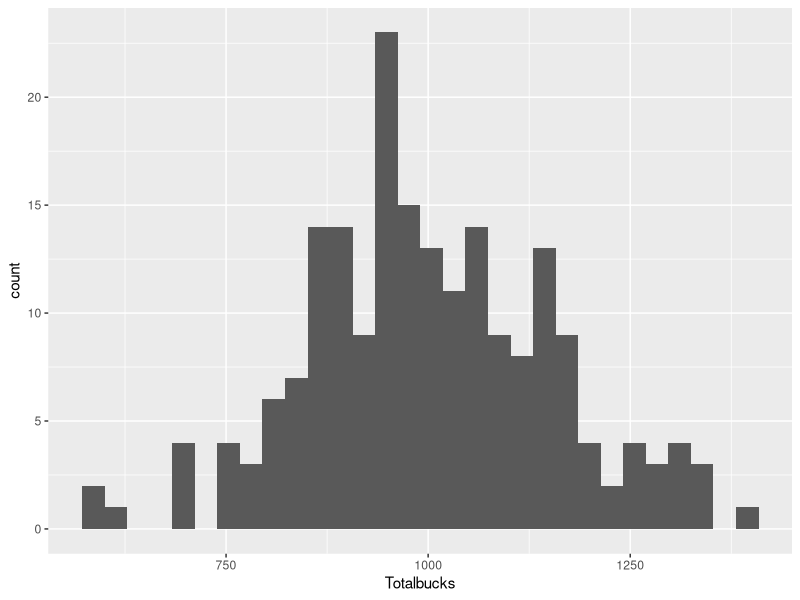

Here is the R script that generated this plot: (Note: this script raises an error after producing the figure.)
require(plyr)
require(ggplot2)

setwd('/Users/ginaschmalzle/Documents/Craig_R')

# This is the number of shoes I theoreticallyy bought 
# last year divided by the total number of shoes in 
# the store (multiply by 100 and you get the 
# percentage of shoes I bought compared
# to the total number in the store).
R <- 0.01
# Assign the total number of iterations for sampled datasets
it <- 200
# Assign number of shoes
nshoe1 <- 1000            # Number of shoes in the store in year 1
meanprice1 <- 100         # Mean price of shoes in year 1
pricesd1 <- 50            # Std of price in shoes in year 1

nshoe2 <- 1400            # Number of shoes in the store in year 2
meanprice2 <- 120         # Mean price of shoes in year 2          
pricesd2 <- 40            # Std of price in shoes in year 2
#############################################################################

# Create dummy dataframes
# The dummy dataframe has a number of shoes (n), mean price, and Stdev. of price
makedata <- function (numberofshoes, dm, sdv){
 # Assign number of shoes 
 df <- data.frame(shoes = seq(1:numberofshoes))
 # Assign random # of bucks for each shoe
 df$bucks <-  rnorm(n = numberofshoes, mean = dm, sd = sdv)
 return (df)
}

# Functions for make a sample dataframe
sampleme <- function(dataframe, samplerate){
  # Generate a subsample of shoe numbers, then take the associated
  # bucks and stick them into sdf.
  sdf <- data.frame(shoes=sample(dataframe$shoes, size = (samplerate*nrow(dataframe))))
  sdf <- merge(sdf,dataframe,all.x=TRUE)
  return (sdf)
}

# Take samples and store them in one big dataframe that contains the iteration number
storesamples<-function(iteration, df, sr){
  for (iter in 1:iteration){
    sdf <- sampleme(dataframe = df, samplerate=sr)
    sdf$index <- iter
    ifelse(iter == 1, allsdf <-sdf, allsdf <-rbind(allsdf,sdf))
  } 
  return(allsdf)
}

# Figure out how many shoes I can buy
shoesIcanbuy <- function(dataframe,mypurse){
  numofshoepairs <- 0
  while (mypurse > 0)  {
    Shoe.pair<-dataframe[sample(nrow(dataframe),1),] # Pick a random pair of shoes
    if (mypurse >= Shoe.pair$bucks){                 # As long as I have enough money in my purse
      mypurse<-mypurse-Shoe.pair$bucks               # Buy a pair of shoes and subtract them from my budget
      numofshoepairs <- numofshoepairs + 1           # Record the number of shoes I bought
    } 
    else {
      break
    }
  }
  return(numofshoepairs)                             # Return the number of shoes I bought
}

# Figure out how many shoes in the store I can buy given last year's budget.
how_many_shoes_in_store_I_bought <- function(dataframe, summarya, it){
  numofshoepairs <- array()                                   # Declare an array
  for (i in 1:nrow(summarya)) {                               # Use each row in summarya as my starting budget
    mypurse<-summarya[i,2]
    for (j in 1:(2*it)){                                          # Figure out how many shoes I bought with each starting budget
      numofshoepairs[j] <- shoesIcanbuy(dataframe, mypurse)
    }
    numofshoepairs.df<-data.frame(Shoes=numofshoepairs)
    ifelse(i==1, numofshoepairs.masterdf<-numofshoepairs.df, 
           numofshoepairs.masterdf<-rbind(numofshoepairs.masterdf,numofshoepairs.df))
  }
  return(numofshoepairs.masterdf)
}

##############################################
# END OF FUNCTIONS
##############################################

# Now for the questions...
##############################################
# QUESTION 1
##############################################
# In year 1, there were nshoe1 number of shoes in the store, that had a mean price of
# meanprice1, and a price standard deviation of pricesd1.  How much money do I have to 
# spend if I purchase 1% (R = 0.01) of the store's inventory?
##############################################

# First, make a fake dataset 
# makedata takes three inputs: number of shoes, mean, and sd)
# shoesinstore1 is a dataframe
shoesinstore1 <- makedata(nshoe1, meanprice1, pricesd1)

# moneyIspent collects R (in this case 1%) shoes of the store's inventory
# and figures out how much money I spent in each case.
moneyIspent <- storesamples(it,shoesinstore1,R)

## Summarize output
# summarya provides the mean, median, 1st and 3rd quartiles, and min and max money 
# I spent given the samples in moneyIspent.
summarya <- ddply(moneyIspent, .(index), summarize, Totalbucks = floor(sum(bucks)))

# Plot a histogram of the money I spent
(ggplot(summarya, aes(x=Totalbucks))
 + geom_histogram()
)

#Print a summary of the amount of money I could spend. 
summary(summarya$Totalbucks)

##############################################
# QUESTION 2
##############################################
# In year 2, I was given the same amount of money I spent in year 1 as my budget.  
# What percentage of the store's inventory I can buy in year 2, 
# given the amount of money I spent in year 1?  
# Hint:  I will take the sampled money I spent last year and figure out 
# how many shoes I can buy with that money.
##############################################

# Make another dataset for year 2 
shoesinstore2 <- makedata(nshoe2, meanprice2, pricesd2)
# Collect information on how many shoes I bought, and the corresponding
# Percentage of how many shoes I bought in the store.
numofshoepairs.masterdf <- how_many_shoes_in_store_I_bought(shoesinstore2,summarya,it)
# Calculate a percent by taking the number of shoes I bought and dividing it by the corresponding 
# Number of shoes in the store, and multiplying by 100.
numofshoepairs.masterdf$Percent<-(numofshoepairs.masterdf$Shoes/nrow(shoesinstore2))*100

# Plot a histogram of the percentage of shoes in the store I bought 
(ggplot(numofshoepairs.masterdf, aes(x=Percent))
 + geom_histogram(aes(y=..density..), fill="gray", color="black", binwidth = .1)
 + theme_bw()
 #+ geom_density(color="red")
 + geom_vline(x=mean(numofshoepairs.masterdf$Percent), color="blue")
)

# Print summary of the percentage of shoes I bought from the store
summary(numofshoepairs.masterdf$Percent)

# Print summary of the number of shoes I bought given my budget.
summary(numofshoepairs.masterdf$Shoes)
